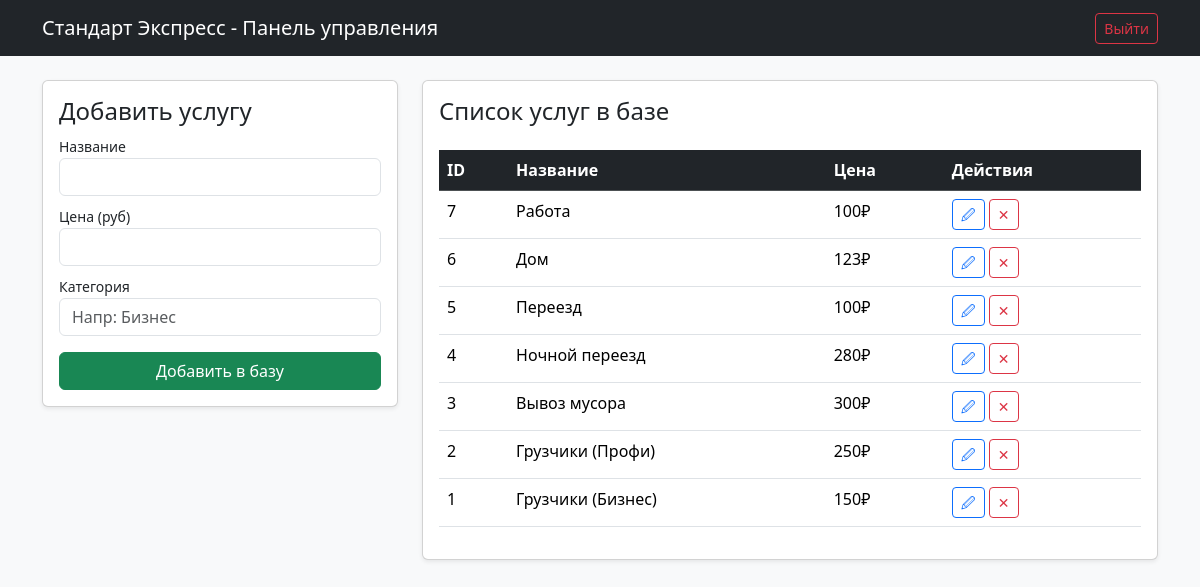
The app's page /admin.php with its own data.
### tables this page shows
CREATE TABLE `services` (
  `id` int NOT NULL AUTO_INCREMENT,
  `title` varchar(255) NOT NULL,
  `price` int NOT NULL,
  `category` varchar(100) NOT NULL,
  PRIMARY KEY (`id`)
);

### admin.php (the view, shortened to what this page needs)
<?php
require_once 'db_connect.php';
$edit_data = null;
$stmt = $pdo->query("SELECT * FROM services ORDER BY id DESC");
$services = $stmt->fetchAll();
?>
<!DOCTYPE html>
<html lang="ru">
<head>
    <link href="https://cdn.jsdelivr.net/npm/bootstrap@5.3.3/dist/css/bootstrap.min.css" rel="stylesheet">
</head>
<body class="bg-light">
<nav class="navbar navbar-dark bg-dark mb-4">
    <div class="container">
        <a class="navbar-brand" href="index.php">Стандарт Экспресс - Панель управления</a>
        <a href="?logout=1" class="btn btn-outline-danger btn-sm">Выйти</a>
    </div>
</nav>
<div class="container">
    <div class="row">
        <div class="col-md-4">
            <div class="card shadow-sm p-3 mb-4">
                <h4><?= $edit_data ? "Редактировать" : "Добавить услугу" ?></h4>
                <form method="POST" action="admin.php">
                    <div class="mb-2">
                        <label class="small">Название</label>
                        <input type="text" name="title" class="form-control" value="<?= $edit_data['title'] ?? '' ?>" required>
                    </div>
                    <div class="mb-2">
                        <label class="small">Цена (руб)</label>
                        <input type="number" name="price" class="form-control" value="<?= $edit_data['price'] ?? '' ?>" required>
                    </div>
                    <div class="mb-3">
                        <label class="small">Категория</label>
                        <input type="text" name="category" class="form-control" value="<?= $edit_data['category'] ?? '' ?>" placeholder="Напр: Бизнес" required>
                    </div>
                    <?php if ($edit_data): ?>
                        <button type="submit" name="edit_service" class="btn btn-primary w-100">Сохранить изменения</button>
                        <a href="admin.php" class="btn btn-link btn-sm w-100 mt-2 text-secondary">Отмена</a>
                    <?php else: ?>
                        <button type="submit" name="add_service" class="btn btn-success w-100">Добавить в базу</button>
                    <?php endif; ?>
                </form>
            </div>
        </div>
        <div class="col-md-8">
            <div class="card shadow-sm p-3">
                <h4>Список услуг в базе</h4>
                <table class="table table-hover mt-3">
                    <thead class="table-dark">
                        <tr>
                            <th>ID</th>
                            <th>Название</th>
                            <th>Цена</th>
                            <th>Действия</th>
                        </tr>
                    </thead>
                    <tbody>
                        <?php foreach ($services as $s): ?>
                        <tr>
                            <td><?= $s['id'] ?></td>
                            <td><?= htmlspecialchars($s['title']) ?></td>
                            <td><?= $s['price'] ?>₽</td>
                            <td>
                                <a href="?edit_id=<?= $s['id'] ?>" class="btn btn-sm btn-outline-primary">🖉</a>
                                <a href="?delete_id=<?= $s['id'] ?>" class="btn btn-sm btn-outline-danger" onclick="return confirm('Удалить?')">✕</a>
                            </td>
                        </tr>
                        <?php endforeach; ?>
                    </tbody>
                </table>
            </div>
        </div>
    </div>
</div>
</body>
</html>

### records on screen
services: id "7", title "Работа", price "100"
services: id "6", title "Дом", price "123"
services: id "5", title "Переезд", price "100"
services: id "4", title "Ночной переезд", price "280"
services: id "3", title "Вывоз мусора", price "300"
services: id "2", title "Грузчики (Профи)", price "250"
services: id "1", title "Грузчики (Бизнес)", price "150"
